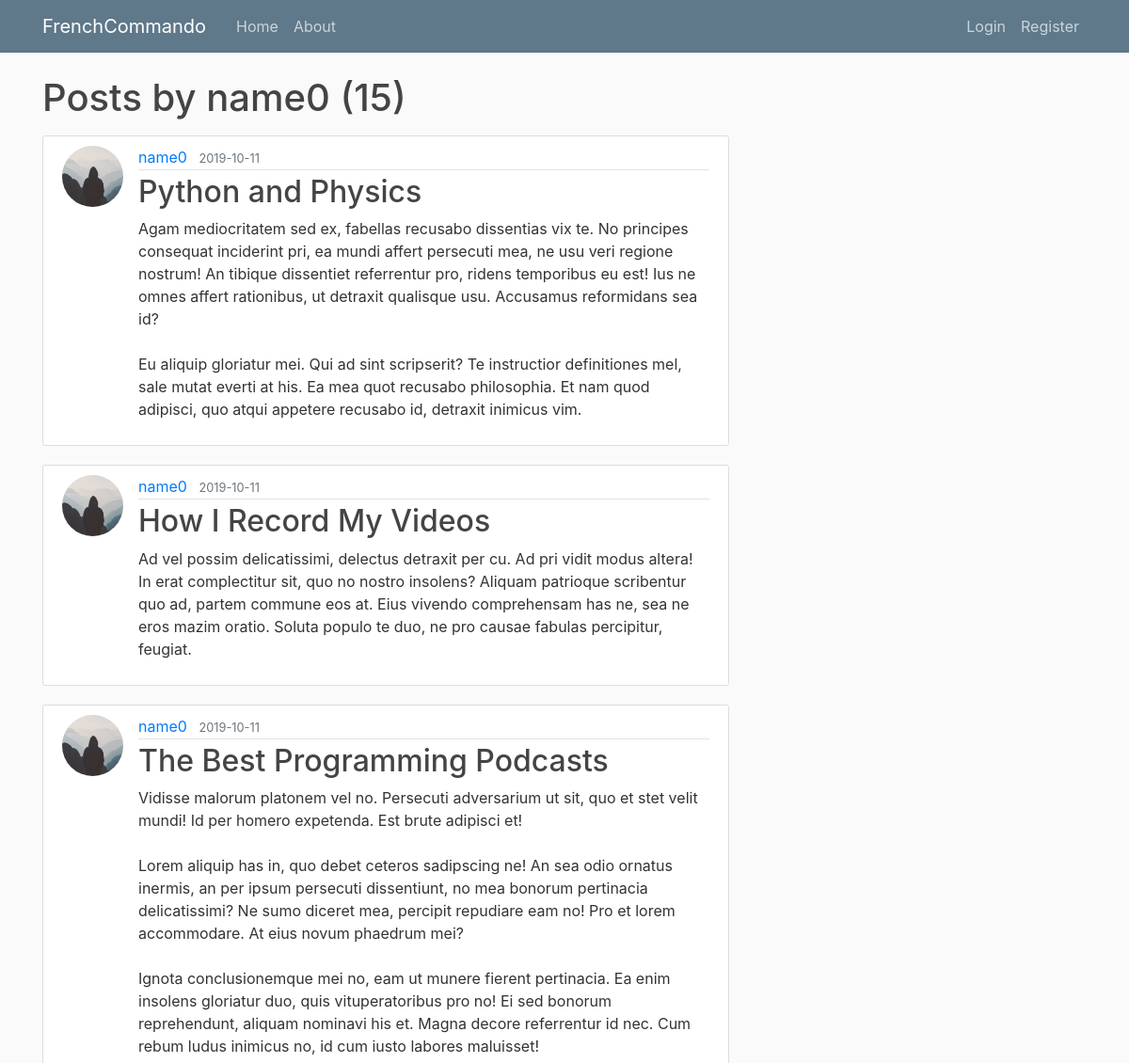
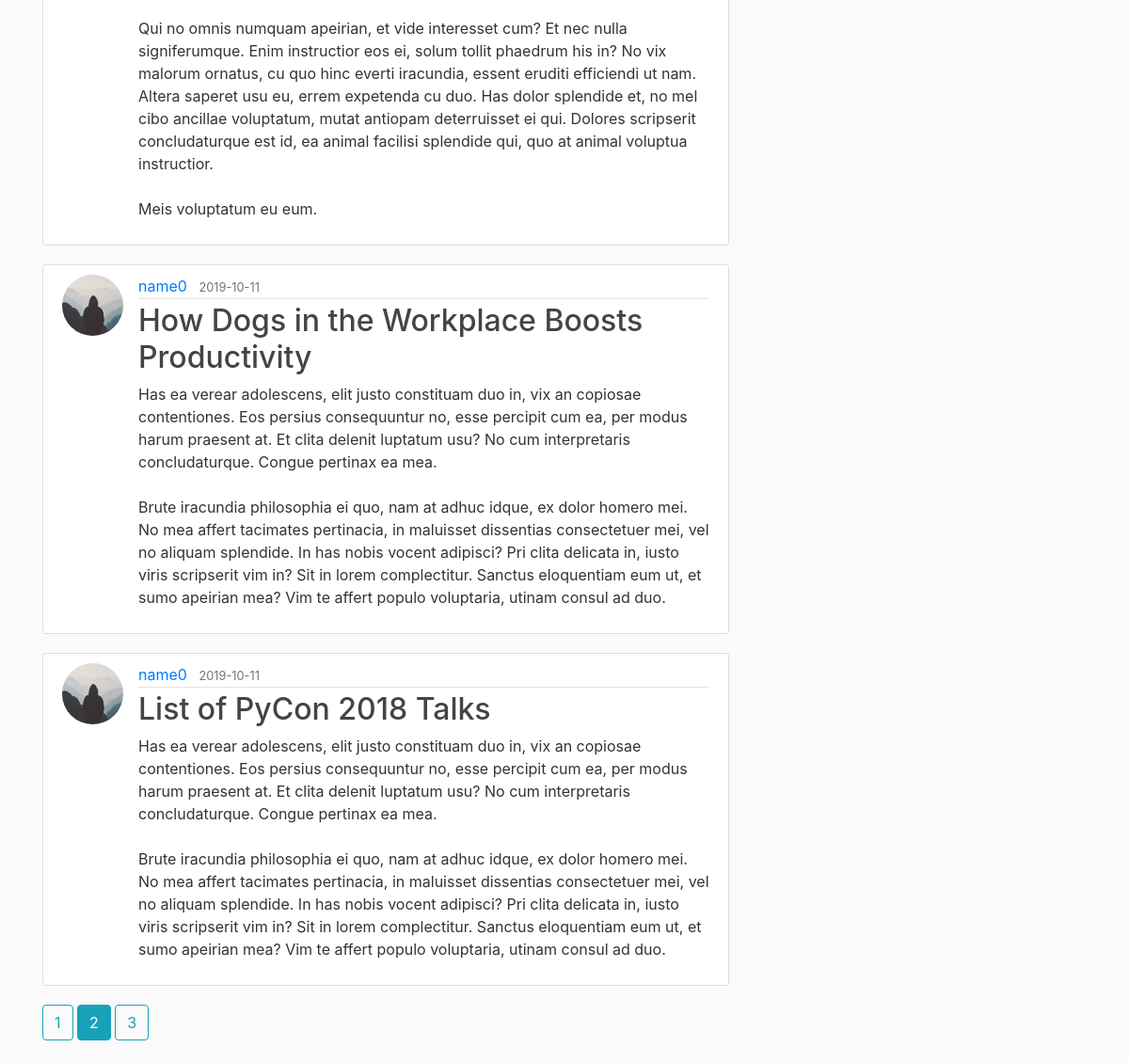
The page /user/name0?page=2 on the database its author committed (2 pictures, top to bottom).
### flaskblog/models.py (models this page shows, shortened)
class User(db.Model, UserMixin):
    id = db.Column(db.Integer, primary_key=True)
    username = db.Column(db.String(20), unique=True, nullable=False)
    email = db.Column(db.String(120), unique=True, nullable=False)
    image_file = db.Column(db.String(20), nullable=False, default='default.jpg')
    password = db.Column(db.String(60), nullable=False)
    posts = db.relationship('Post', backref='author', lazy=True)

class Post(db.Model):
    id = db.Column(db.Integer, primary_key=True)
    title = db.Column(db.String(100), nullable=False)
    date_posted = db.Column(db.DateTime, nullable=False, default=datetime.utcnow)
    content = db.Column(db.Text, nullable=False)
    user_id = db.Column(db.Integer, db.ForeignKey('user.id'), nullable=False)

### flaskblog/users/routes.py (the view)
@users.route("/user/<string:username>")
def user_posts(username):
    page = request.args.get('page', 1, type=int)
    user = User.query.filter_by(username=username).first_or_404()
    posts = Post.query.filter_by(author=user).order_by(Post.date_posted.desc()).paginate(page=page, per_page=5)
    return render_template('user_posts.html', posts=posts, user=user)

### flaskblog/templates/user_posts.html
{% extends "layout.html" %}
{% block content %}
  <h1 class="mb-3">Posts by {{ user.username }} ({{ posts.total }})</h1>
    {% for post in posts.items %}
      <article class="media content-section">
        <img class="rounded-circle article-img" src="{{ url_for('static', filename='profile_pics/' + post.author.image_file) }}" alt="">
        <div class="media-body">
          <div class="article-metadata">
            <a class="mr-2" href="{{ url_for('users.user_posts', username=post.author.username) }}">{{ post.author.username }}</a>
            <small class="text-muted">{{ post.date_posted.strftime('%Y-%m-%d') }}</small>
          </div>
          <h2><a class="article-title" href="{{ url_for('posts.post', post_id=post.id) }}">{{ post.title }}</a></h2>
          <p class="article-content">{{ post.content }}</p>
        </div>
      </article>
    {% endfor%}
    {% for page_num in posts.iter_pages(left_edge=1, right_edge=1, left_current=3, right_current=4) %}
      {% if page_num %}
        {% if posts.page == page_num %}
          <a class="btn btn-info mb-4" href="{{ url_for('users.user_posts', username=user.username, page=page_num) }}">{{ page_num }}</a>
        {% else %}
          <a class="btn btn-outline-info mb-4" href="{{ url_for('users.user_posts', username=user.username, page=page_num) }}">{{ page_num }}</a>
        {% endif %}
      {% else %}
        ...
      {% endif %}
    {% endfor %}
{% endblock content %}

### flaskblog/static/main.css (style rules this page uses)
body { background: #fafafa; color: #333333; margin-top: 5rem; }
h1, h2, h3, h4, h5, h6 { color: #444444; }
.content-section { background: #ffffff; padding: 10px 20px; border: 1px solid #dddddd; border-radius: 3px; margin-bottom: 20px; }
.article-title { color: #444444; }
.article-content { white-space: pre-line; }
.article-img { height: 65px; width: 65px; margin-right: 16px; }
.article-metadata { padding-bottom: 1px; margin-bottom: 4px; border-bottom: 1px solid #e3e3e3 }

### rows shown on the page
User: username "name0"
Post: image_file (placeholder picture), author.username "name0", date_posted "2019-10-11", title "Python and Physics", content "Agam mediocritatem sed ex, fabellas recusabo dissentias vix te. No principes consequat inciderint pri, ea mundi affert persecuti mea, ne usu veri regione nostrum! An tibique dissentiet referrentur pro, ridens temporibus eu est! Ius ne omnes affert rationibus, ut detraxit qualisque usu. Accusamus reformidans sea id? Eu aliquip gloriatur mei. Qui ad sint scripserit? Te instructior definitiones mel, sale mutat everti at his. Ea mea quot recusabo philosophia. Et nam quod adipisci, quo atqui appetere recusabo id, detraxit inimicus vim."
Post: image_file (placeholder picture), author.username "name0", date_posted "2019-10-11", title "How I Record My Videos", content "Ad vel possim delicatissimi, delectus detraxit per cu. Ad pri vidit modus altera! In erat complectitur sit, quo no nostro insolens? Aliquam patrioque scribentur quo ad, partem commune eos at. Eius vivendo comprehensam has ne, sea ne eros mazim oratio. Soluta populo te duo, ne pro causae fabulas percipitur, feugiat."
Post: image_file (placeholder picture), author.username "name0", date_posted "2019-10-11", title "The Best Programming Podcasts", content "Vidisse malorum platonem vel no. Persecuti adversarium ut sit, quo et stet velit mundi! Id per homero expetenda. Est brute adipisci et! Lorem aliquip has in, quo debet ceteros sadipscing ne! An sea odio ornatus inermis, an per ipsum persecuti dissentiunt, no mea bonorum pertinacia delicatissimi? Ne sumo diceret mea, percipit repudiare eam no! Pro et lorem accommodare. At eius novum phaedrum mei? Ignota conclusionemque mei no, eam ut munere fierent pertinacia. Ea enim insolens gloriatur duo, quis vituperatoribus pro no! Ei sed bonorum reprehendunt, aliquam nominavi his et. Magna decore referrentur id nec. Cum rebum ludus inimicus no, id cum iusto labores maluisset! Qui no omnis numquam…"
Post: image_file (placeholder picture), author.username "name0", date_posted "2019-10-11", title "How Dogs in the Workplace Boosts Productivity", content "Has ea verear adolescens, elit justo constituam duo in, vix an copiosae contentiones. Eos persius consequuntur no, esse percipit cum ea, per modus harum praesent at. Et clita delenit luptatum usu? No cum interpretaris concludaturque. Congue pertinax ea mea. Brute iracundia philosophia ei quo, nam at adhuc idque, ex dolor homero mei. No mea affert tacimates pertinacia, in maluisset dissentias consectetuer mei, vel no aliquam splendide. In has nobis vocent adipisci? Pri clita delicata in, iusto viris scripserit vim in? Sit in lorem complectitur. Sanctus eloquentiam eum ut, et sumo apeirian mea? Vim te affert populo voluptaria, utinam consul ad duo."
Post: image_file (placeholder picture), author.username "name0", date_posted "2019-10-11", title "List of PyCon 2018 Talks", content "Has ea verear adolescens, elit justo constituam duo in, vix an copiosae contentiones. Eos persius consequuntur no, esse percipit cum ea, per modus harum praesent at. Et clita delenit luptatum usu? No cum interpretaris concludaturque. Congue pertinax ea mea. Brute iracundia philosophia ei quo, nam at adhuc idque, ex dolor homero mei. No mea affert tacimates pertinacia, in maluisset dissentias consectetuer mei, vel no aliquam splendide. In has nobis vocent adipisci? Pri clita delicata in, iusto viris scripserit vim in? Sit in lorem complectitur. Sanctus eloquentiam eum ut, et sumo apeirian mea? Vim te affert populo voluptaria, utinam consul ad duo."

### other values the page prints
{{ posts.total }} "15"
{{ page_num }} "1" "3"
{{ page_num }} "2"
